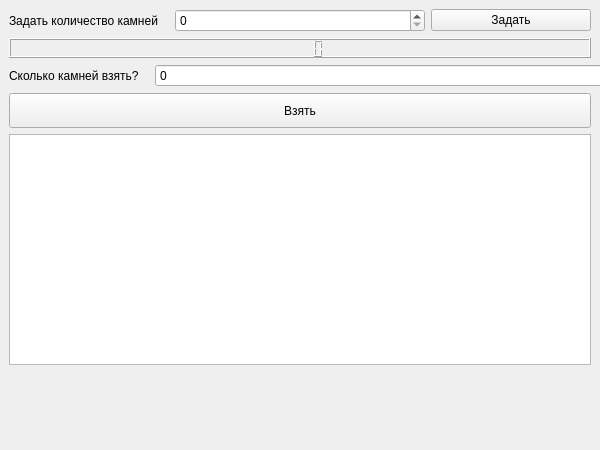
<?xml version="1.0" encoding="UTF-8"?>
<ui version="4.0">
 <class>MainWindow</class>
 <widget class="QMainWindow" name="MainWindow">
  <property name="geometry">
   <rect>
    <x>0</x>
    <y>0</y>
    <width>600</width>
    <height>450</height>
   </rect>
  </property>
  <property name="minimumSize">
   <size>
    <width>600</width>
    <height>450</height>
   </size>
  </property>
  <property name="maximumSize">
   <size>
    <width>600</width>
    <height>450</height>
   </size>
  </property>
  <property name="windowTitle">
   <string>Псевдоним. Возвращение.</string>
  </property>
  <widget class="QWidget" name="centralwidget">
   <layout class="QVBoxLayout" name="verticalLayout">
    <item>
     <layout class="QHBoxLayout" name="horizontalLayout">
      <item>
       <widget class="QLabel" name="label1">
        <property name="text">
         <string>Задать количество камней</string>
        </property>
       </widget>
      </item>
      <item>
       <widget class="QSpinBox" name="box1">
        <property name="minimumSize">
         <size>
          <width>250</width>
          <height>0</height>
         </size>
        </property>
       </widget>
      </item>
      <item>
       <widget class="QPushButton" name="btn1">
        <property name="text">
         <string>Задать</string>
        </property>
       </widget>
      </item>
     </layout>
    </item>
    <item>
     <widget class="QLCDNumber" name="number">
      <property name="maximumSize">
       <size>
        <width>16777215</width>
        <height>20</height>
       </size>
      </property>
     </widget>
    </item>
    <item>
     <layout class="QHBoxLayout" name="horizontalLayout_3">
      <item>
       <widget class="QLabel" name="label_2">
        <property name="text">
         <string>Сколько камней взять?   </string>
        </property>
       </widget>
      </item>
      <item>
       <widget class="QSpinBox" name="box2">
        <property name="minimumSize">
         <size>
          <width>500</width>
          <height>0</height>
         </size>
        </property>
       </widget>
      </item>
     </layout>
    </item>
    <item>
     <widget class="QPushButton" name="btn2">
      <property name="minimumSize">
       <size>
        <width>50</width>
        <height>35</height>
       </size>
      </property>
      <property name="text">
       <string>Взять</string>
      </property>
     </widget>
    </item>
    <item>
     <widget class="QListWidget" name="list"/>
    </item>
    <item>
     <widget class="QLabel" name="label">
      <property name="minimumSize">
       <size>
        <width>0</width>
        <height>70</height>
       </size>
      </property>
      <property name="font">
       <font>
        <pointsize>30</pointsize>
        <weight>75</weight>
        <bold>true</bold>
       </font>
      </property>
      <property name="text">
       <string/>
      </property>
      <property name="textFormat">
       <enum>Qt::AutoText</enum>
      </property>
      <property name="alignment">
       <set>Qt::AlignCenter</set>
      </property>
     </widget>
    </item>
   </layout>
  </widget>
 </widget>
 <resources/>
 <connections/>
</ui>
